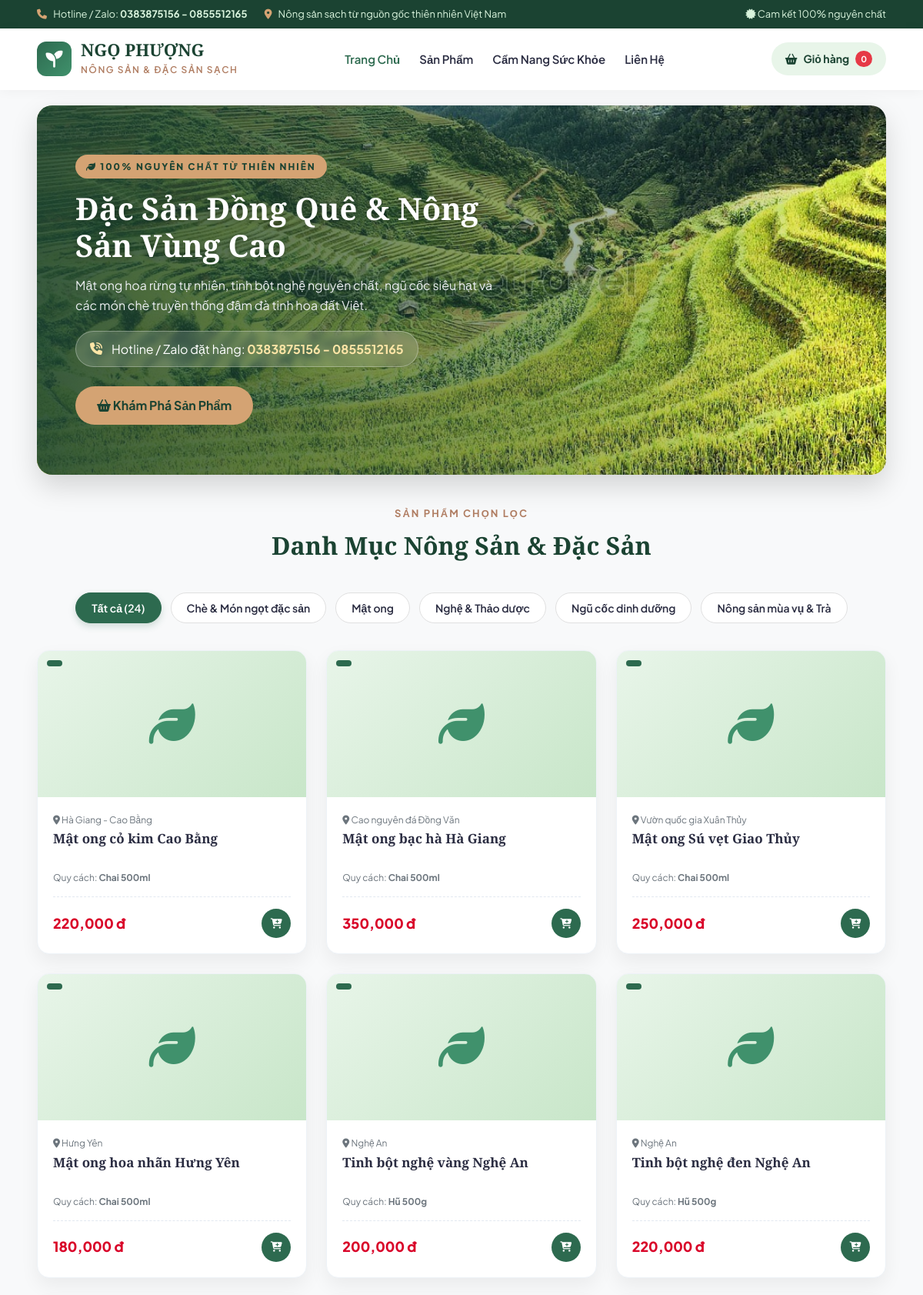
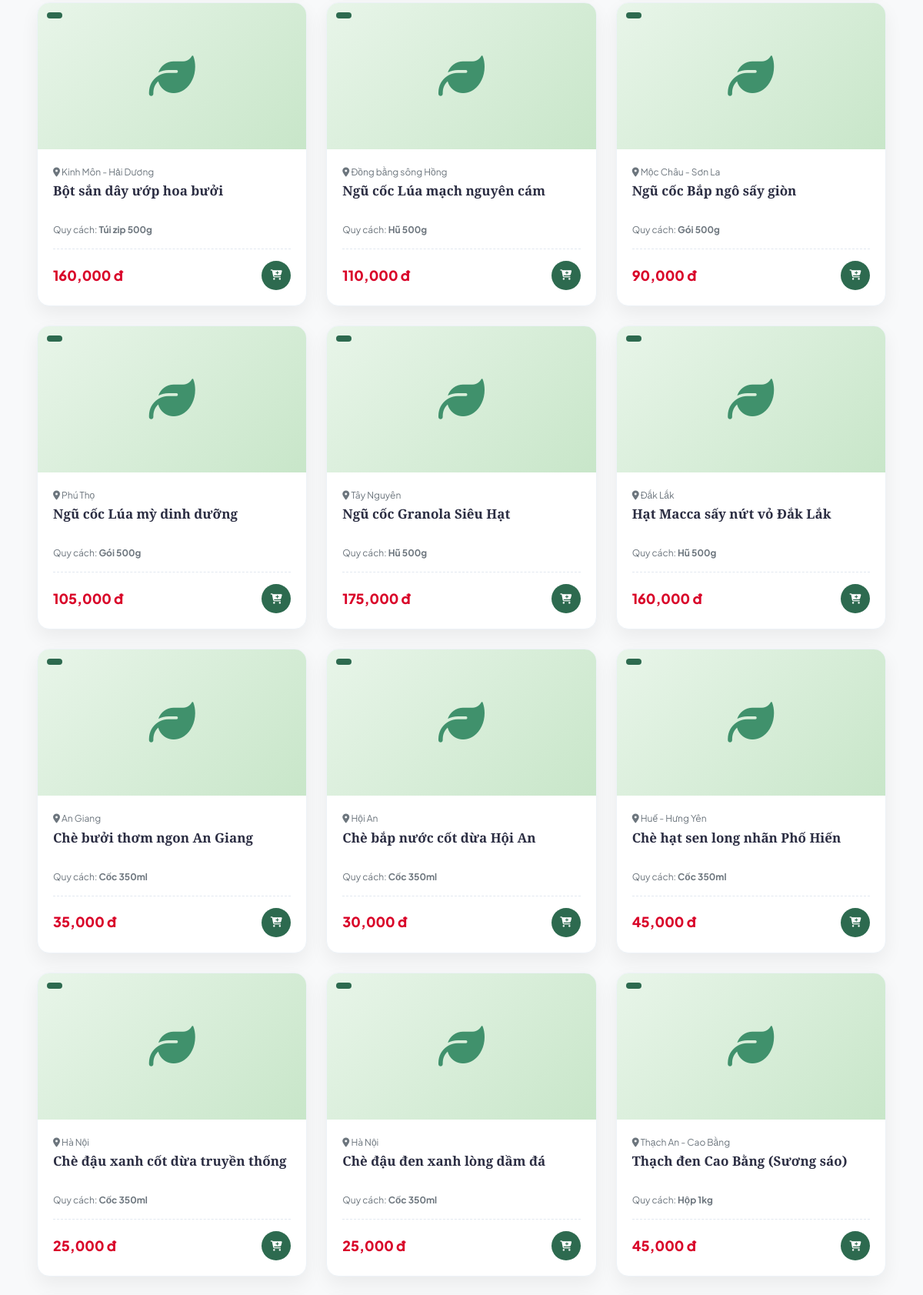
The page / (upper part) on the database its author committed (2 pictures, top to bottom).
### tables this page shows
CREATE TABLE products (
    id INTEGER PRIMARY KEY AUTOINCREMENT,
    sort_order INTEGER DEFAULT 0,
    group_name TEXT,
    name TEXT,
    price INTEGER,
    packaging TEXT,
    rating INTEGER,
    origin TEXT,
    ingredients TEXT,
    process TEXT,
    usage TEXT,
    storage TEXT,
    image TEXT,
    status TEXT,
    author TEXT,
    date TEXT
);

### app.py (the view)
@app.route("/")
def home():
    cart = session.get("cart", {})
    cart_count = sum(cart.values())
    selected_group = request.args.get("group")
    approved_products = get_all_products("approved")
    articles = get_all_articles()
    if selected_group and selected_group != "all":
        display_products = [p for p in approved_products if p["group_name"] == selected_group]
    else:
        display_products = approved_products
    groups = sorted(list(set(p["group_name"] for p in approved_products)))
    return render_template("index.html", products=display_products, articles=articles, cart_count=cart_count, groups=groups, selected_group=selected_group)

### app.py (called while the page is built)
def get_db():
    conn = sqlite3.connect(DB_PATH)
    conn.row_factory = sqlite3.Row
    return conn

def get_all_products(status="approved"):
    conn = get_db()
    if status == "all":
        rows = conn.execute("SELECT * FROM products ORDER BY sort_order ASC, id DESC").fetchall()
    else:
        rows = conn.execute("SELECT * FROM products WHERE status = ? ORDER BY sort_order ASC, id DESC", (status,)).fetchall()
    conn.close()
    if not rows and status == "approved":
        init_db()
        conn = get_db()
        rows = conn.execute("SELECT * FROM products WHERE status = 'approved' ORDER BY sort_order ASC, id DESC").fetchall()
        conn.close()
    return [dict(row) for row in rows]

def get_all_articles():
    conn = get_db()
    rows = conn.execute("SELECT * FROM articles ORDER BY id DESC").fetchall()
    conn.close()
    if not rows:
        init_db()
        conn = get_db()
        rows = conn.execute("SELECT * FROM articles ORDER BY id DESC").fetchall()
        conn.close()
    return [dict(row) for row in rows]

### templates/index.html (shortened to what this page needs)
{% extends "base.html" %}
{% block content %}
<div class="container">
    <div class="hero-banner">
        <div class="hero-overlay"></div>
        <div class="hero-content">
            <span class="hero-tag"><i class="fa-solid fa-leaf"></i> 100% NGUYÊN CHẤT TỪ THIÊN NHIÊN</span>
            <h2 class="hero-title">Đặc Sản Đồng Quê & Nông Sản Vùng Cao</h2>
            <p class="hero-desc">Mật ong hoa rừng tự nhiên, tinh bột nghệ nguyên chất, ngũ cốc siêu hạt và các món chè truyền thống đậm đà tinh hoa đất Việt.</p>
            <div class="hero-hotline">
                <i class="fa-solid fa-phone-volume" style="color: #ffe6a7;"></i>
                <span>Hotline / Zalo đặt hàng: <b>0383875156 - 0855512165</b></span>
            </div>
            <div>
                <a href="#products" class="btn-primary"><i class="fa-solid fa-basket-shopping"></i> Khám Phá Sản Phẩm</a>
            </div>
        </div>
    </div>
    <section id="products">
        <div class="section-header">
            <div class="section-subtitle">SẢN PHẨM CHỌN LỌC</div>
            <h2 class="section-title">Danh Mục Nông Sản & Đặc Sản</h2>
        </div>
        <div class="filter-pills">
            <a href="{{ url_for('home') }}#products" class="pill-btn {% if not selected_group or selected_group == 'all' %}active{% endif %}">Tất cả ({{ products|length }})</a>
            {% for g in groups %}
            <a href="{{ url_for('home', group=g) }}#products" class="pill-btn {% if selected_group == g %}active{% endif %}">{{ g }}</a>
            {% endfor %}
        </div>
        <div class="product-grid">
            {% for p in products %}
            <div class="product-card">
                <div class="product-img-wrap">
                    <span class="product-badge">{{ p.group }}</span>
                    {% if p.image %}
                        <img src="{{ p.image }}" alt="{{ p.name }}" class="product-img-custom">
                    {% elif p.group == 'Mật ong' %}
                        <i class="fa-solid fa-jar product-icon" style="color: #e9c46a;"></i>
                    {% elif p.group == 'Nghệ & Thảo dược' %}
                        <i class="fa-solid fa-mortar-pestle product-icon" style="color: #f4a261;"></i>
                    {% elif p.group == 'Ngũ cốc dinh dưỡng' %}
                        <i class="fa-solid fa-wheat-awn product-icon" style="color: #2a9d8f;"></i>
                    {% elif p.group == 'Chè & Món ngọt đặc sản' %}
                        <i class="fa-solid fa-bowl-food product-icon" style="color: #e76f51;"></i>
                    {% else %}
                        <i class="fa-solid fa-leaf product-icon" style="color: #40916c;"></i>
                    {% endif %}
                </div>
                <div class="product-body">
                    <div class="product-origin"><i class="fa-solid fa-location-dot"></i> {{ p.origin }}</div>
                    <h3 class="product-name"><a href="{{ url_for('product_detail', product_id=p.id) }}">{{ p.name }}</a></h3>
                    <div class="product-meta">Quy cách: <b>{{ p.packaging }}</b></div>
                    <div class="product-foot">
                        <div class="product-price">{{ "{:,.0f}".format(p.price) }} đ</div>
                        <form action="{{ url_for('add_to_cart', product_id=p.id) }}" method="POST">
                            <button type="submit" class="btn-buy" title="Thêm vào giỏ hàng"><i class="fa-solid fa-cart-plus"></i></button>
                        </form>
                    </div>
                </div>
            </div>
            {% endfor %}
        </div>
    </section>
</div>
{% endblock %}

### templates/base.html (shortened to what this page needs)
<!DOCTYPE html>
<html lang="vi">
<head>
    <link rel="stylesheet" href="https://cdnjs.cloudflare.com/ajax/libs/font-awesome/6.4.0/css/all.min.css">
</head>
<body>
    <div class="top-bar">
        <div class="container top-bar-inner">
            <div class="top-info">
                <span><i class="fa-solid fa-phone"></i> Hotline / Zalo: <b>0383875156 - 0855512165</b></span>
                <span><i class="fa-solid fa-location-dot"></i> Nông sản sạch từ nguồn gốc thiên nhiên Việt Nam</span>
            </div>
            <div class="top-right">
                <span><i class="fa-solid fa-certificate"></i> Cam kết 100% nguyên chất</span>
            </div>
        </div>
    </div>
    <header>
        <div class="container header-inner">
            <a href="{{ url_for('home') }}" class="logo">
                <div class="logo-icon"><i class="fa-solid fa-seedling"></i></div>
                <div class="logo-text">
                    <h1>NGỌ PHƯỢNG</h1>
                    <span>Nông Sản & Đặc Sản Sạch</span>
                </div>
            </a>
            <ul class="nav-links">
                <li><a href="{{ url_for('home') }}" class="active">Trang Chủ</a></li>
                <li><a href="{{ url_for('home') }}#products">Sản Phẩm</a></li>
                <li><a href="{{ url_for('home') }}#articles">Cẩm Nang Sức Khỏe</a></li>
                <li><a href="{{ url_for('home') }}#contact">Liên Hệ</a></li>
            </ul>
            <div class="header-actions">
                <a href="{{ url_for('view_cart') }}" class="cart-btn">
                    <i class="fa-solid fa-basket-shopping"></i> Giỏ hàng
                    <span class="cart-badge">{{ cart_count }}</span>
                </a>
            </div>
        </div>
    </header>
    {% block content %}{% endblock %}
</body>
</html>

### templates/index.html (style rules this page uses)
.section-header { text-align: center; margin-bottom: 35px; }
.section-subtitle { color: var(--accent-dark); font-weight: 700; text-transform: uppercase; letter-spacing: 2px; font-size: 13px; margin-bottom: 6px; }
.section-title { font-family: 'Playfair Display', serif; font-size: 32px; color: var(--primary-dark); font-weight: 800; }
.filter-pills { display: flex; justify-content: center; gap: 12px; flex-wrap: wrap; margin-bottom: 35px; }
.pill-btn { padding: 8px 20px; border-radius: 30px; text-decoration: none; font-weight: 600; font-size: 14px; background: #fff; color: var(--text-main); border: 1px solid #e0e0e0; transition: var(--transition); }
.pill-btn:hover, .pill-btn.active { background: var(--primary); color: #fff; border-color: var(--primary); box-shadow: 0 4px 10px rgba(45, 106, 79, 0.2); }
.product-grid { display: grid; grid-template-columns: repeat(auto-fill, minmax(260px, 1fr)); gap: 25px; margin-bottom: 50px; }
.product-card { background: #fff; border-radius: 16px; overflow: hidden; box-shadow: var(--card-shadow); transition: var(--transition); display: flex; flex-direction: column; border: 1px solid #edf2f7; }
.product-img-wrap { height: 190px; background: linear-gradient(135deg, #e8f5e9, #c8e6c9); display: flex; align-items: center; justify-content: center; position: relative; overflow: hidden; }
.product-badge { position: absolute; top: 12px; left: 12px; background: var(--primary); color: white; font-size: 11px; font-weight: 700; padding: 4px 10px; border-radius: 20px; text-transform: uppercase; z-index: 2; }
.product-icon { font-size: 60px; color: var(--primary-light); }
.product-body { padding: 20px; display: flex; flex-direction: column; flex-grow: 1; }
.product-origin { font-size: 12px; color: var(--text-muted); margin-bottom: 4px; }
.product-name { font-family: 'Playfair Display', serif; font-size: 17px; font-weight: 700; color: var(--text-main); margin-bottom: 8px; line-height: 1.3; height: 44px; overflow: hidden; }
.product-name a { text-decoration: none; color: inherit; transition: var(--transition); }
.product-meta { font-size: 12px; color: var(--text-muted); margin-bottom: 15px; }
.product-foot { display: flex; justify-content: space-between; align-items: center; margin-top: auto; padding-top: 15px; border-top: 1px dashed #e2e8f0; }
.product-price { font-size: 18px; font-weight: 800; color: #d90429; }
.btn-buy { background: var(--primary); color: #fff; border: none; width: 38px; height: 38px; border-radius: 50%; display: flex; align-items: center; justify-content: center; cursor: pointer; transition: var(--transition); }

### rows shown on the page
products: group_name "Chè & Món ngọt đặc sản", origin "An Giang", name "Chè bưởi thơm ngon An Giang", packaging "Cốc 350ml", price "35,000"
products: group_name "Mật ong", origin "Hà Giang - Cao Bằng", name "Mật ong cỏ kim Cao Bằng", packaging "Chai 500ml", price "220,000"
products: group_name "Nghệ & Thảo dược", origin "Nghệ An", name "Tinh bột nghệ vàng Nghệ An", packaging "Hũ 500g", price "200,000"
products: group_name "Ngũ cốc dinh dưỡng", origin "Đồng bằng sông Hồng", name "Ngũ cốc Lúa mạch nguyên cám", packaging "Hũ 500g", price "110,000"
products: group_name "Nông sản mùa vụ & Trà", origin "Thạch An - Cao Bằng", name "Thạch đen Cao Bằng (Sương sáo)", packaging "Hộp 1kg", price "45,000"
products: origin "Cao nguyên đá Đồng Văn", name "Mật ong bạc hà Hà Giang", packaging "Chai 500ml", price "350,000"
products: origin "Vườn quốc gia Xuân Thủy", name "Mật ong Sú vẹt Giao Thủy", packaging "Chai 500ml", price "250,000"
products: origin "Hưng Yên", name "Mật ong hoa nhãn Hưng Yên", packaging "Chai 500ml", price "180,000"
products: origin "Nghệ An", name "Tinh bột nghệ đen Nghệ An", packaging "Hũ 500g", price "220,000"
products: origin "Kinh Môn - Hải Dương", name "Bột sắn dây ướp hoa bưởi", packaging "Túi zip 500g", price "160,000"
products: origin "Mộc Châu - Sơn La", name "Ngũ cốc Bắp ngô sấy giòn", packaging "Gói 500g", price "90,000"
products: origin "Phú Thọ", name "Ngũ cốc Lúa mỳ dinh dưỡng", packaging "Gói 500g", price "105,000"
products: origin "Tây Nguyên", name "Ngũ cốc Granola Siêu Hạt", packaging "Hũ 500g", price "175,000"
products: origin "Đắk Lắk", name "Hạt Macca sấy nứt vỏ Đắk Lắk", packaging "Hũ 500g", price "160,000"
products: origin "Hội An", name "Chè bắp nước cốt dừa Hội An", packaging "Cốc 350ml", price "30,000"
products: origin "Huế - Hưng Yên", name "Chè hạt sen long nhãn Phố Hiến", packaging "Cốc 350ml", price "45,000"
products: origin "Hà Nội", name "Chè đậu xanh cốt dừa truyền thống", packaging "Cốc 350ml", price "25,000"
products: origin "Hà Nội", name "Chè đậu đen xanh lòng dầm đá", packaging "Cốc 350ml", price "25,000"

### other values the page prints
{{ cart_count }} "0"
{{ products|length }} "24"
